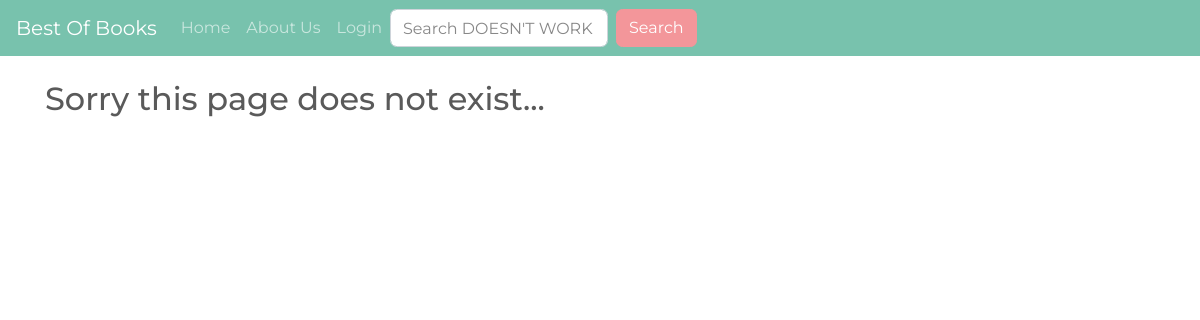
Page /genre/action-and-adventure on the earlier database version.
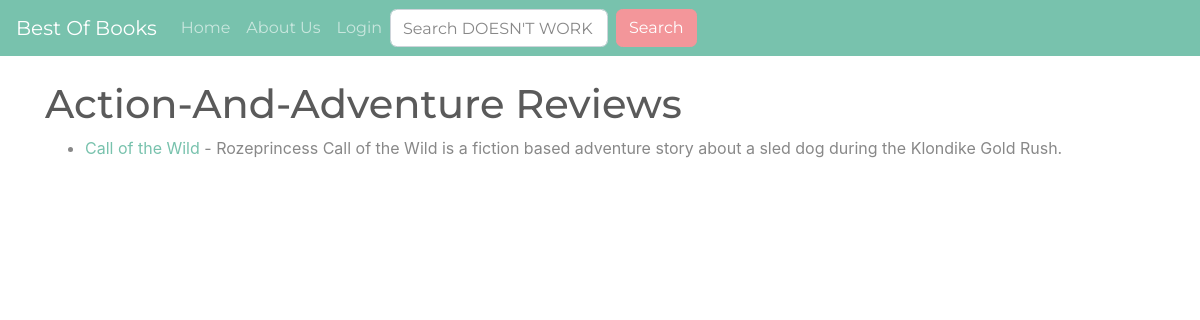
Same page on the later database version.
### mainapp/models.py (models this page shows, shortened)
class Post(models.Model):
	title = models.CharField(max_length=255)
	slug = models.SlugField(max_length=255, null=False, unique=True)
	reviewer = models.ForeignKey(User, on_delete=models.CASCADE)
	author = models.CharField(max_length=255)
	pub_date = models.DateField()
	genre = models.CharField(max_length=255)
	should_know = models.CharField(max_length=500)
	snippit = models.CharField(max_length=255)
	body = models.TextField()

### mainapp/views.py (the view)
# urls.py: path('genre/<str:genres>', GenreView, name="genre"),
def GenreView(request, genres):
	genre_posts = Post.objects.filter(genre=genres)
	return render(request, 'genres.html', {"genres":genres.title(), 'genre_posts':genre_posts})

### mainapp/templates/genres.html (shortened to what this page needs)
{% extends 'base.html' %}
{% block content %}
{% if genre_posts %}
<h1>{{ genres }} Reviews</h1>
<ul>
{% for post in genre_posts %}
	<li><a href="{% url 'article-detail' post.slug  %}">{{ post.title }}</a> - {{ post.reviewer }}
	{{ post.snippit}}</li>
{% endfor %}
</ul>
{% else %}
<h2>Sorry this page does not exist...</h2>
{% endif%}
{% endblock %}

Differences in the rows shown:
added Post: genre "Action-And-Adventure", title "Call of the Wild", reviewer "Rozeprincess", snippit "Call of the Wild is a fiction based adventure story about a sled dog during the Klondike Gold Rush."
Other differences:
text no longer shown: "Sorry this page does not exist..."
text now shown: "Reviews"
